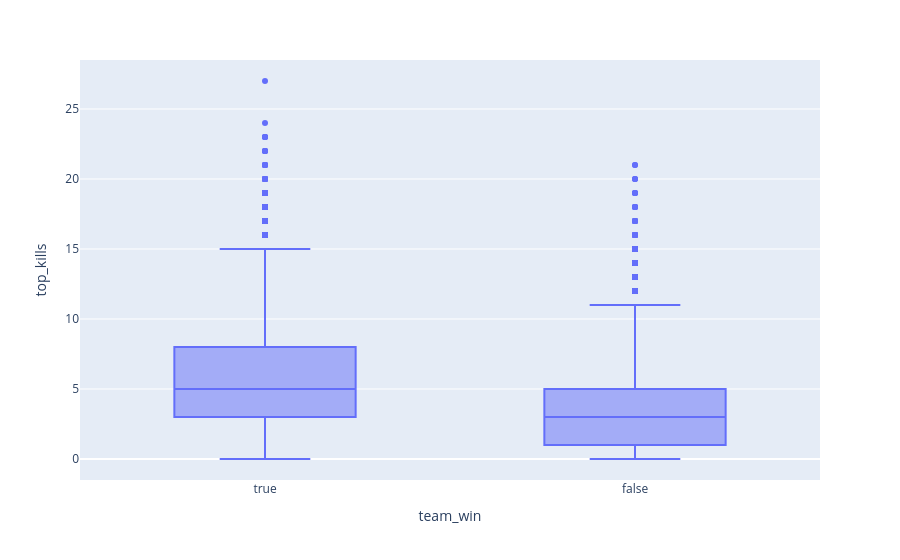

The notebook cell this image was saved under:
### Markdown cell above
<p>In general, this statistic is seen as a very big indicator of who wins a game, because whoever wins top lane can easily take objectives.

### Code cell
fig = px.box(matches_df, x="team_win", y="top_kills")
fig.write_image("images/TopKills_by_TeamWin.png")
fig.show()

### Figure 1 — Plotly figure (JSON) as saved in the notebook; plotly's stock layout.template omitted (floating-point values rounded to 4 significant figures; data arrays with more than 128 entries replaced by an {"elided": "..."} marker saying what was removed)
{"data": [{"alignmentgroup": "True", "hovertemplate": "team_win=%{x}<br>top_kills=%{y}<extra></extra>", "legendgroup": "", "marker": {"color": "#636efa"}, "name": "", "notched": false, "offsetgroup": "", "orientation": "v", "showlegend": false, "type": "box", "x": {"elided": "40174 bool values"}, "x0": " ", "xaxis": "x", "y": {"elided": "40174 float values"}, "y0": " ", "yaxis": "y"}], "layout": {"boxmode": "group", "legend": {"tracegroupgap": 0}, "margin": {"t": 60}, "xaxis": {"anchor": "y", "domain": [0, 1], "title": {"text": "team_win"}}, "yaxis": {"anchor": "x", "domain": [0, 1], "title": {"text": "top_kills"}}}}
